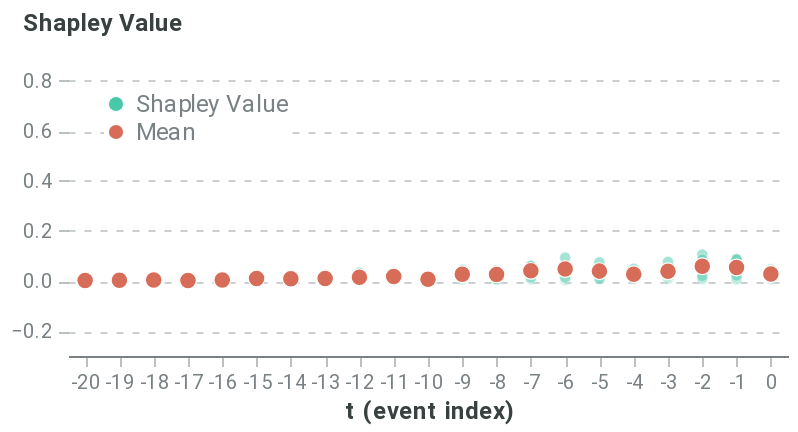

This figure's notebook cell:
### Markdown cell above
##### Global event-level

### Code cell
event_dict = {'path': 'outputs/event_all.csv', 'rs': 42, 'nsamples': 32000}
event_data = event_explain_all(f_hs, pos_dataset, sequence_id_feat, average_event, event_dict, prun_indexes, model_features, time_feat)
event_global_plot = plot_global_event(event_data)
event_global_plot

### Figure 1 — Vega-Lite specification as saved in the notebook (floating-point values rounded to 4 significant figures; data arrays with more than 128 entries replaced by an {"elided": "..."} marker saying what was removed)
{"config": {"axis": {"domain": true, "domainColor": "#798184", "grid": false, "gridColor": "#798184", "gridOpacity": 0.5, "gridDash": [3, 5], "gridWidth": 0.8, "gridCap": "round", "labelPadding": 3, "labelFont": "Roboto", "labelColor": "#798184", "tickSize": 5, "tickColor": "#798184", "tickOpacity": 0.5, "titleColor": "#384140", "titleFont": "Roboto", "titleFontSize": 12}, "axisBand": {"domain": true, "ticks": false, "labelPadding": 7}, "axisY": {"domain": false, "titleAlign": "left", "titleAngle": 0, "titleX": -20, "titleY": -10}, "legend": {"labelColor": "#798184", "labelFontSize": 12, "symbolSize": 40, "titleColor": "#384140", "titleFontSize": 12, "titlePadding": 10, "titleFont": "Roboto", "labelFont": "Roboto"}, "line": {"stroke": "#618FE0", "strokeWidth": 2}, "rule": {"stroke": "#798184"}, "path": {"stroke": "#618FE0", "strokeWidth": 0.5}, "rect": {"fill": "#618FE0"}, "point": {"filled": true, "shape": "circle"}, "shape": {"stroke": "#618FE0"}, "bar": {"fill": "#618FE0", "stroke": null}, "text": {"font": "Roboto", "color": "#384140", "fontSize": 12}, "arc": {"stroke": "#fff", "strokeWidth": 1}, "range": {"category": ["#618FE0", "#50D0B0", "#E17560", "#E8B474", "#D889C4", "#34A3BC", "#A583A4"], "ramp": ["#001854", "#002f72", "#04478e", "#1e5fab", "#4477c5", "#6290e1", "#7ea9fd", "#9ec7ff", "#bde4ff"], "heatmap": ["#001854", "#002f72", "#04478e", "#1e5fab", "#4477c5", "#6290e1", "#7ea9fd", "#9ec7ff", "#bde4ff"], "diverging": ["#003b26", "#006b52", "#1aa082", "#55d5b5", "#f5f5f5", "#ffaa92", "#d16f5b", "#9e392c", "#650200"]}, "title": {"anchor": "start", "fontSize": 20, "color": "#384140", "fontWeight": "bold", "offset": 20, "font": "Roboto", "subtitleColor": "#384140", "subtitleFontSize": 16}, "header": {"labelFontSize": 12, "titleFontSize": 16, "labelColor": "#384140", "titleColor": "#384140", "titleFont": "Roboto", "labelFont": "Roboto"}, "group": {"fill": "white"}, "background": "white", "view": {"stroke": "transparent", "continuousHeight": 300, "continuousWidth": 400}}, "data": {"name": "data-0d1a5772d02a0f81419bdd446818ca72"}, "mark": {"type": "point", "stroke": "white", "strokeWidth": 0.6}, "encoding": {"color": {"field": "type", "legend": {"fillColor": "white", "orient": "top-left", "symbolSize": 50, "symbolStrokeWidth": 0, "title": null}, "scale": {"domain": ["Shapley Value", "Mean"], "range": ["#48caaa", "#d76d58"]}, "type": "nominal"}, "opacity": {"condition": {"value": 1.0, "test": "(datum.type === 'Mean')"}, "value": 0.2}, "size": {"condition": {"value": 70, "test": "(datum.type === 'Mean')"}, "value": 30}, "x": {"axis": {"labelAngle": 0}, "field": "t (event index)", "type": "ordinal"}, "y": {"axis": {"grid": true, "titleX": -23}, "field": "Shapley Value", "scale": {"domain": [-0.3, 0.9]}, "title": "Shapley Value", "type": "quantitative"}}, "height": 150, "width": 360, "$schema": "https://vega.github.io/schema/vega-lite/v4.17.0.json", "datasets": {"data-0d1a5772d02a0f81419bdd446818ca72": {"elided": "205 records"}}}
